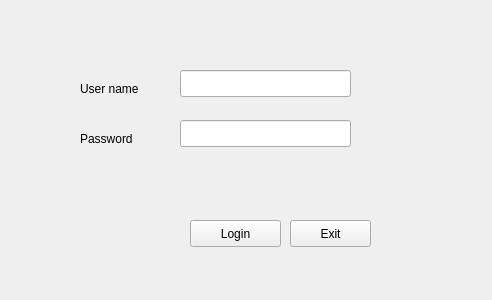
<?xml version="1.0" encoding="UTF-8"?>
<ui version="4.0">
 <class>mainLogin</class>
 <widget class="QWidget" name="mainLogin">
  <property name="geometry">
   <rect>
    <x>0</x>
    <y>0</y>
    <width>492</width>
    <height>300</height>
   </rect>
  </property>
  <property name="windowTitle">
   <string>Form</string>
  </property>
  <widget class="QLabel" name="nameLabel">
   <property name="geometry">
    <rect>
     <x>80</x>
     <y>80</y>
     <width>81</width>
     <height>17</height>
    </rect>
   </property>
   <property name="text">
    <string>User name</string>
   </property>
  </widget>
  <widget class="QLabel" name="passwordLabel">
   <property name="geometry">
    <rect>
     <x>80</x>
     <y>130</y>
     <width>66</width>
     <height>17</height>
    </rect>
   </property>
   <property name="text">
    <string>Password</string>
   </property>
  </widget>
  <widget class="QPushButton" name="login">
   <property name="geometry">
    <rect>
     <x>190</x>
     <y>220</y>
     <width>91</width>
     <height>27</height>
    </rect>
   </property>
   <property name="text">
    <string>Login</string>
   </property>
  </widget>
  <widget class="QPushButton" name="exit">
   <property name="geometry">
    <rect>
     <x>290</x>
     <y>220</y>
     <width>81</width>
     <height>27</height>
    </rect>
   </property>
   <property name="text">
    <string>Exit</string>
   </property>
  </widget>
  <widget class="QLineEdit" name="nameEdit">
   <property name="geometry">
    <rect>
     <x>180</x>
     <y>70</y>
     <width>171</width>
     <height>27</height>
    </rect>
   </property>
  </widget>
  <widget class="QLineEdit" name="passwordEdit">
   <property name="geometry">
    <rect>
     <x>180</x>
     <y>120</y>
     <width>171</width>
     <height>27</height>
    </rect>
   </property>
  </widget>
  <widget class="QLabel" name="prompt">
   <property name="geometry">
    <rect>
     <x>80</x>
     <y>40</y>
     <width>311</width>
     <height>20</height>
    </rect>
   </property>
   <property name="text">
    <string/>
   </property>
  </widget>
 </widget>
 <resources/>
 <connections/>
</ui>
